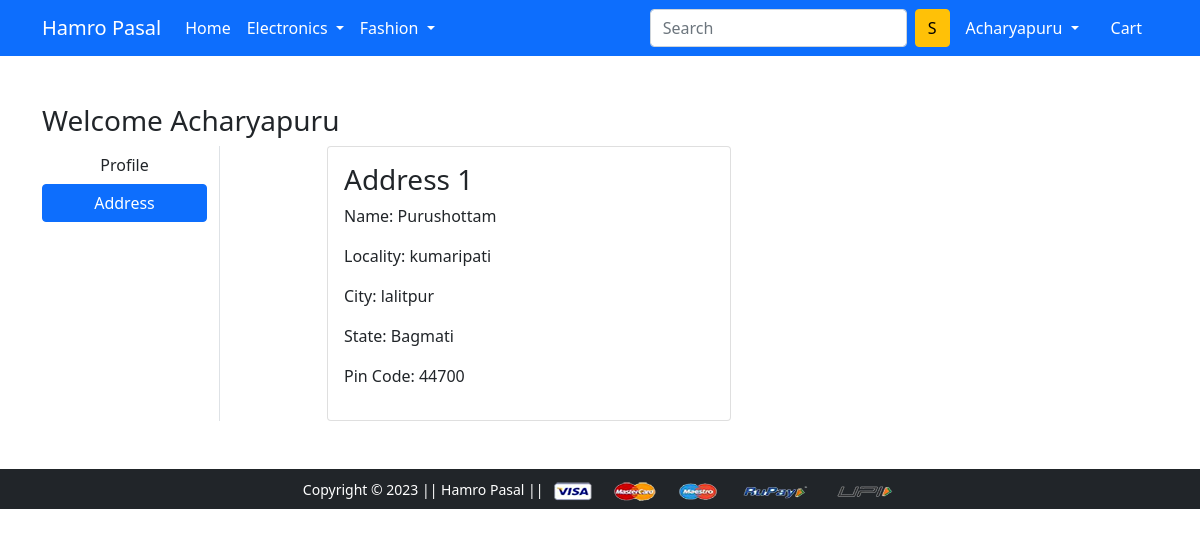
The app's page /address/ (signed in) with its own data.
### app/models.py (models this page shows, shortened)
class Customer(models.Model):
    user=models.ForeignKey(User, on_delete=models.CASCADE)
    name=models.CharField(max_length=20)
    locality=models.CharField(max_length=20)
    city=models.CharField(max_length=30)
    zipcode=models.IntegerField()
    state=models.CharField(choices=STATE_CHOICES,max_length=20)

### app/views.py (the view)
# urls.py: path('address/', views.address, name='address'),
@login_required
def address(request):
 if request.user.is_authenticated:
  add=Customer.objects.filter(user=request.user)
  return render(request, 'app/address.html',{'add':add,'active':'btn-primary'})
 else:
  return HttpResponseRedirect('/accounts/login/')

### app/templates/app/address.html (shortened to what this page needs)
{% extends 'app/base.html' %}
{% load static %}
{% block main-content %}
<div class="container my-5">
 <div class="row">
 <h3>Welcome {{request.user|capfirst}}</h3>
  <div class="col-sm-2 border-end">
   <ul class="list-unstyled">
    <li class="d-grid"><a href="{% url 'profile' %}" class="btn">Profile</a></li>
    <li class="d-grid"><a href="{% url 'address' %}" class="btn {{active}}">Address</a></li>
   </ul>
  </div>
  <div class="col-sm-9 offset-sm-1">
   <div class="row">
    {% for ad in add %}
     <div class="col-sm-6">
      <div class="card">
       <div class="card-body">
        <h3>Address {{forloop.counter}}</h3>
        <p>Name: {{ad.name}}</p>
        <p>Locality: {{ad.locality}}</p>
        <p>City: {{ad.city}}</p>
        <p>State: {{ad.state}}</p>
        <p>Pin Code: {{ad.zipcode}}</p>
       </div>
      </div>
     </div>
    {% endfor %}
   </div>
  </div>
 </div>
</div>
{% endblock main-content %}

### app/templates/app/base.html (shortened to what this page needs)
<!doctype html>
{% load static %}
<html lang="en">
  <head>
    <link href="https://cdn.jsdelivr.net/npm/bootstrap@5.0.0-beta1/dist/css/bootstrap.min.css" rel="stylesheet">
    <link rel="stylesheet" href="{% static 'app/css/owl.carousel.min.css' %}">
    <link rel="stylesheet" href="{% static 'app/css/all.min.css' %}">
    <link rel="stylesheet" href="{% static 'app/css/style.css' %}">
  </head>
  <body>
    <nav class="navbar navbar-expand-lg navbar-dark bg-primary">
     <div class="container">
       <a class="navbar-brand" href="/">Hamro Pasal</a>
       <div class="collapse navbar-collapse" id="navbarSupportedContent">
         <ul class="navbar-nav me-auto mb-2 mb-lg-0">
           <li class="nav-item">
             <a class="nav-link active" aria-current="page" href="/">Home</a>
           </li>
           <li class="nav-item dropdown">
             <a class="nav-link dropdown-toggle text-white" href="#" id="electronicsDropdown" role="button" data-bs-toggle="dropdown" aria-expanded="false">
               Electronics
             </a>
           </li>
           <li class="nav-item dropdown">
             <a class="nav-link dropdown-toggle text-white" href="#" id="fashionDropdown" role="button" data-bs-toggle="dropdown" aria-expanded="false">
               Fashion
             </a>
           </li>
         </ul>
         <form class="d-flex">
           <input class="form-control me-2" type="search" placeholder="Search" aria-label="Search">
           <button class="btn btn-warning" type="submit">S</button>
         </form>
         <div>
          <ul class="navbar-nav me-auto mb-2 mb-lg-0">
          {% if request.user.is_authenticated %}
           <li class="nav-item dropdown mx-2">
              <a class="nav-link dropdown-toggle text-white" href="#" id="profileDropdown" role="button" data-bs-toggle="dropdown" aria-expanded="false">
                {{request.user.username|capfirst}}
              </a>
            </li>
            <li class="nav-item mx-2">
             <a href="{% url 'showcart' %}" class="nav-link text-white"> Cart </a>
            </li>
          {% endif %}
          </ul>
         </div>
       </div>
     </div>
    </nav>
    {% block main-content %} {% endblock main-content %}
    <footer class="container-fluid bg-dark text-center p-2 mt-5">
        <small class="text-white">Copyright &copy; 2023 || Hamro Pasal || </small>
        <img src="{% static 'app/images/payment.png' %}" alt="" srcset="" class="img-fluid" height="2px">
    </footer>
  </body>
</html>

### records on screen
Customer: name "Purushottam", locality "kumaripati", city "lalitpur", state "Bagmati", zipcode "44700"

### other values on screen
{{ request.user.username|capfirst }} "Acharyapuru"
{{ request.user|capfirst }} "Acharyapuru"
